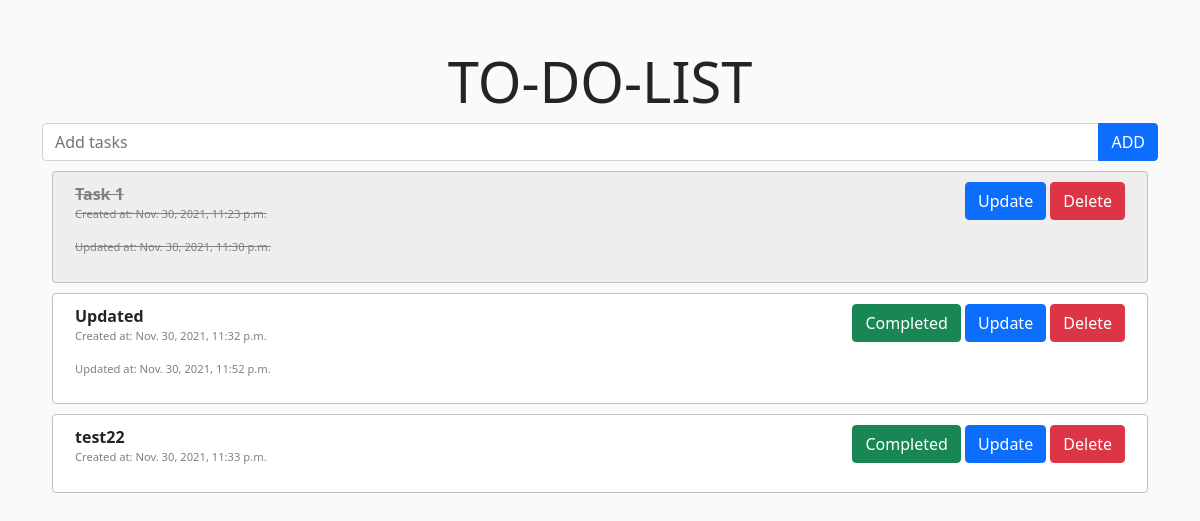
The app's page /Todo/, older data.
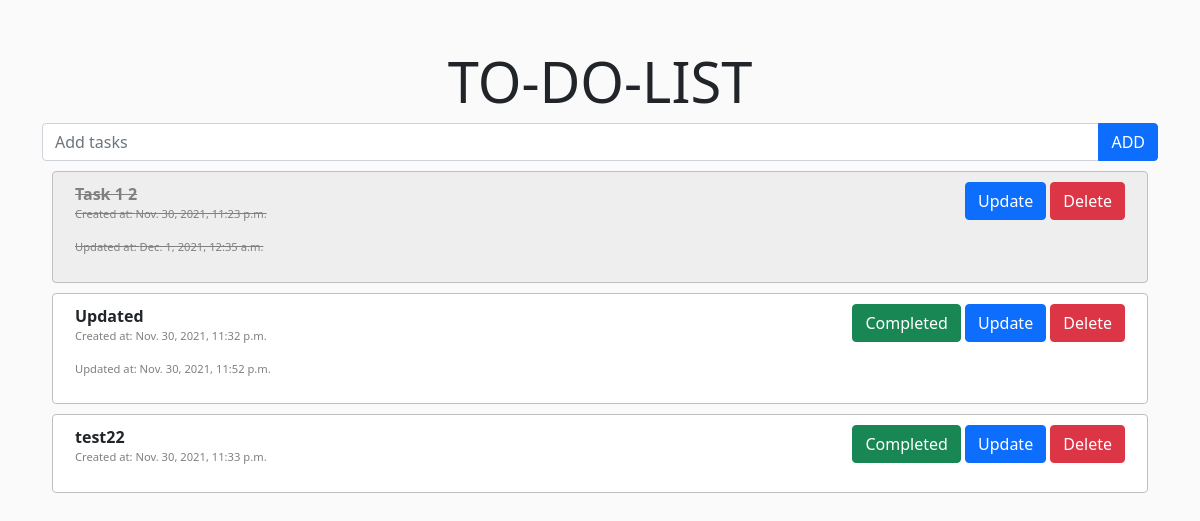
The same page, newer data.
### Todo/models.py (models this page shows)
class Todo(models.Model):
    task = models.CharField(max_length=200)
    created_at = models.DateTimeField(auto_now_add=True, blank=True)
    updated_at = models.DateTimeField(auto_now=True, blank=True)
    completed = models.BooleanField(default=False)

### Todo/views.py (the view)
# urls.py: path('', views.index, name='index'),
def index(request):
    tasks = Todo.objects.all()
    context = {'tasks': tasks}
    return render(request, 'todo/index.html', context)

### templates/todo/index.html (shortened to what this page needs)
{% extends "todo/base.html" %}
{% block body %}
    <div class="row">
        <form action="{% url 'add' %}" method="post">
            <div class="input-group">
                <input type="text" class="form-control" placeholder="Add tasks" name="task">
                <button class="btn btn-primary" type="submit">ADD</button>
            </div>
        </form>
    </div>
    {% for task in tasks %}
        {% if task.completed %}
            <div class="row completed task">
                <div class="col-md-6">
                    <p class="fw-bold my-0">{{ task.task }}</p>
                    <p class="created-at mt-0">Created at: {{ task.created_at }}</p>
                    {% if task.updated_at > task.created_at %}
                        <p class="created-at">Updated at: {{ task.updated_at }}</p>
                    {% endif %}
                </div>
                <div class="col-md-6 text-md-end">
                    <a href="{% url 'update' task.id %}" class="btn btn-primary">Update</a>
                    <a href="{% url 'delete' task.id %}" class="btn btn-danger">Delete</a>
                </div>
            </div>
        {% else %}
            <div class="row not-completed task">
                <div class="col-md-6">
                    <p class="fw-bold my-0">{{ task.task }}</p>
                    <p class="created-at mt-0">Created at: {{ task.created_at }}</p>
                    {% if task.updated_at > task.created_at %}
                        <p class="created-at">Updated at: {{ task.updated_at }}</p>
                    {% endif %}
                </div>
                <div class="col-md-6 text-md-end">
                    <a href="{% url 'complete' task.id %}" class="btn btn-success">Completed</a>
                    <a href="{% url 'update' task.id %}" class="btn btn-primary">Update</a>
                    <a href="{% url 'delete' task.id %}" class="btn btn-danger">Delete</a>
                </div>
            </div>
        {% endif %}
    {% endfor %}
{% endblock %}

### templates/todo/base.html (shortened to what this page needs)
{% load static %}
<!doctype html>
<html lang="en">
<head>
    <link href="https://cdn.jsdelivr.net/npm/bootstrap@5.1.3/dist/css/bootstrap.min.css" rel="stylesheet">
    <link rel="stylesheet" href="{% static 'styles.css' %}">
</head>
<body>
<div class="container my-5 justify-content-center">
    <h1 class="display-4 text-center text-second">TO-DO-LIST</h1>
    {% block body %}
    {% endblock %}
</div>
</body>
</html>

### static/styles.css (style rules this page uses)
body { background-color: #fafafa; }
.task { border: silver solid 1px; border-radius: 0.25rem; background-color: white; margin: 10px; padding: 10px; }
.completed { background-color: #eeeeee; }
.completed p { text-decoration: line-through; color: gray; }
.not-completed { background-color: white; }
.created-at { font-size: 0.7rem; color: gray; }

Row changes from the older to the newer data that the page shows:
changed Todo: task "Task 1" → "Task 1 2"; updated_at "Nov. 30, 2021, 11:30 p.m." → "Dec. 1, 2021, 12:35 a.m."
